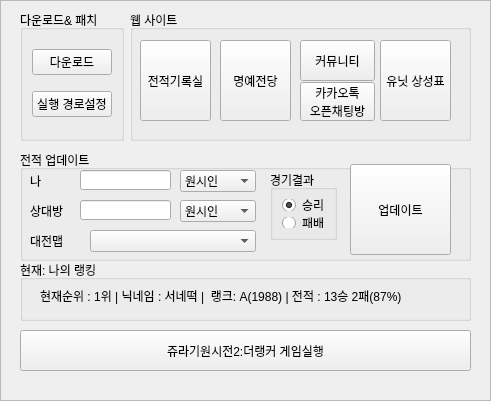
   <widget class="QFrame" name="jurrasic_frame">
    <property name="enabled">
     <bool>true</bool>
    </property>
    <property name="geometry">
     <rect>
      <x>1320</x>
      <y>70</y>
      <width>491</width>
      <height>401</height>
     </rect>
    </property>
    <property name="frameShape">
     <enum>QFrame::StyledPanel</enum>
    </property>
    <property name="frameShadow">
     <enum>QFrame::Raised</enum>
    </property>
    <widget class="QGroupBox" name="groupBox_16">
     <property name="geometry">
      <rect>
       <x>20</x>
       <y>10</y>
       <width>104</width>
       <height>131</height>
      </rect>
     </property>
     <property name="title">
      <string>다운로드&amp;&amp; 패치</string>
     </property>
     <layout class="QVBoxLayout" name="verticalLayout_7">
      <item>
       <widget class="QPushButton" name="jurassic_down">
        <property name="text">
         <string>다운로드</string>
        </property>
       </widget>
      </item>
      <item>
       <widget class="QPushButton" name="jurassic_path">
        <property name="text">
         <string>실행 경로설정</string>
        </property>
       </widget>
      </item>
     </layout>
    </widget>
    <widget class="QGroupBox" name="groupBox_17">
     <property name="geometry">
      <rect>
       <x>20</x>
       <y>150</y>
       <width>451</width>
       <height>111</height>
      </rect>
     </property>
     <property name="title">
      <string>전적 업데이트</string>
     </property>
     <widget class="QPushButton" name="jurassic_update">
      <property name="geometry">
       <rect>
        <x>330</x>
        <y>14</y>
        <width>101</width>
        <height>91</height>
       </rect>
      </property>
      <property name="text">
       <string>업데이트</string>
      </property>
     </widget>
     <widget class="QComboBox" name="jurassic_myrace">
      <property name="geometry">
       <rect>
        <x>160</x>
        <y>20</y>
        <width>76</width>
        <height>22</height>
       </rect>
      </property>
      <item>
       <property name="text">
        <string>원시인</string>
       </property>
      </item>
      <item>
       <property name="text">
        <string>티라노</string>
       </property>
      </item>
      <item>
       <property name="text">
        <string>엘프</string>
       </property>
      </item>
      <item>
       <property name="text">
        <string>데몬</string>
       </property>
      </item>
     </widget>
     <widget class="QLineEdit" name="jurassic_myname">
      <property name="geometry">
       <rect>
        <x>60</x>
        <y>20</y>
        <width>91</width>
        <height>20</height>
       </rect>
      </property>
     </widget>
     <widget class="QLineEdit" name="jurassic_yourname">
      <property name="geometry">
       <rect>
        <x>60</x>
        <y>50</y>
        <width>91</width>
        <height>20</height>
       </rect>
      </property>
     </widget>
     <widget class="QComboBox" name="jurassic_yourace">
      <property name="geometry">
       <rect>
        <x>160</x>
        <y>50</y>
        <width>76</width>
        <height>22</height>
       </rect>
      </property>
      <item>
       <property name="text">
        <string>원시인</string>
       </property>
      </item>
      <item>
       <property name="text">
        <string>티라노</string>
       </property>
      </item>
      <item>
       <property name="text">
        <string>엘프</string>
       </property>
      </item>
      <item>
       <property name="text">
        <string>데몬</string>
       </property>
      </item>
     </widget>
     <widget class="QLabel" name="label_22">
      <property name="geometry">
       <rect>
        <x>10</x>
        <y>50</y>
        <width>41</width>
        <height>21</height>
       </rect>
      </property>
      <property name="text">
       <string>상대방</string>
      </property>
     </widget>
     <widget class="QLabel" name="label_23">
      <property name="geometry">
       <rect>
        <x>10</x>
        <y>20</y>
        <width>41</width>
        <height>21</height>
       </rect>
      </property>
      <property name="frameShape">
       <enum>QFrame::NoFrame</enum>
      </property>
      <property name="text">
       <string>나</string>
      </property>
     </widget>
     <widget class="QLabel" name="label_24">
      <property name="geometry">
       <rect>
        <x>10</x>
        <y>80</y>
        <width>41</width>
        <height>21</height>
       </rect>
      </property>
      <property name="text">
       <string>대전맵</string>
      </property>
     </widget>
     <widget class="QComboBox" name="jurassic_map">
      <property name="geometry">
       <rect>
        <x>70</x>
        <y>80</y>
        <width>166</width>
        <height>22</height>
       </rect>
      </property>
     </widget>
     <widget class="QGroupBox" name="groupBox_23">
      <property name="geometry">
       <rect>
        <x>250</x>
        <y>20</y>
        <width>67</width>
        <height>70</height>
       </rect>
      </property>
      <property name="title">
       <string>경기결과</string>
      </property>
      <layout class="QVBoxLayout" name="verticalLayout_12">
       <item>
        <widget class="QRadioButton" name="jurassic_win">
         <property name="tabletTracking">
          <bool>false</bool>
         </property>
         <property name="text">
          <string>승리</string>
         </property>
         <property name="checked">
          <bool>true</bool>
         </property>
        </widget>
       </item>
       <item>
        <widget class="QRadioButton" name="jurassic_lose">
         <property name="text">
          <string>패배</string>
         </property>
        </widget>
       </item>
      </layout>
     </widget>
    </widget>
    <widget class="QGroupBox" name="groupBox_18">
     <property name="geometry">
      <rect>
       <x>130</x>
       <y>10</y>
       <width>341</width>
       <height>131</height>
      </rect>
     </property>
     <property name="title">
      <string>웹 사이트</string>
     </property>
     <widget class="QPushButton" name="jurassic_rank">
      <property name="geometry">
       <rect>
        <x>10</x>
        <y>30</y>
        <width>71</width>
        <height>81</height>
       </rect>
      </property>
      <property name="text">
       <string>전적기록실</string>
      </property>
     </widget>
     <widget class="QPushButton" name="jurassic_cafe">
      <property name="geometry">
       <rect>
        <x>170</x>
        <y>30</y>
        <width>75</width>
        <height>41</height>
       </rect>
      </property>
      <property name="text">
       <string>커뮤니티</string>
      </property>
     </widget>
     <widget class="QPushButton" name="jurassic_balance">
      <property name="geometry">
       <rect>
        <x>250</x>
        <y>30</y>
        <width>71</width>
        <height>81</height>
       </rect>
      </property>
      <property name="text">
       <string>유닛 상성표</string>
      </property>
     </widget>
     <widget class="QPushButton" name="jurassic_hnor">
      <property name="geometry">
       <rect>
        <x>90</x>
        <y>30</y>
        <width>71</width>
        <height>81</height>
       </rect>
      </property>
      <property name="focusPolicy">
       <enum>Qt::WheelFocus</enum>
      </property>
      <property name="text">
       <string>명예전당</string>
      </property>
     </widget>
     <widget class="QPushButton" name="jurassic_kakao">
      <property name="geometry">
       <rect>
        <x>170</x>
        <y>72</y>
        <width>75</width>
        <height>39</height>
       </rect>
      </property>
      <property name="text">
       <string>카카오톡
오픈채팅방</string>
      </property>
     </widget>
    </widget>
    <widget class="QPushButton" name="kuf_start_6">
     <property name="geometry">
      <rect>
       <x>20</x>
       <y>330</y>
       <width>451</width>
       <height>41</height>
      </rect>
     </property>
     <property name="text">
      <string>쥬라기원시전2:더랭커 게임실행</string>
     </property>
     <property name="icon">
      <iconset>
       <normaloff>NoCD_TheRanker_1_101.ico</normaloff>NoCD_TheRanker_1_101.ico</iconset>
     </property>
     <property name="iconSize">
      <size>
       <width>30</width>
       <height>30</height>
      </size>
     </property>
    </widget>
    <widget class="QGroupBox" name="groupBox_30">
     <property name="geometry">
      <rect>
       <x>20</x>
       <y>260</y>
       <width>451</width>
       <height>61</height>
      </rect>
     </property>
     <property name="title">
      <string>현재: 나의 랭킹</string>
     </property>
     <widget class="QLabel" name="kuf_myrank_7">
      <property name="geometry">
       <rect>
        <x>20</x>
        <y>20</y>
        <width>431</width>
        <height>31</height>
       </rect>
      </property>
      <property name="frameShape">
       <enum>QFrame::NoFrame</enum>
      </property>
      <property name="text">
       <string>현재순위 : 1위 | 닉네임 : 서네떡 |  랭크: A(1988) | 전적 : 13승 2패(87%)</string>
      </property>
     </widget>
    </widget>
   </widget>
